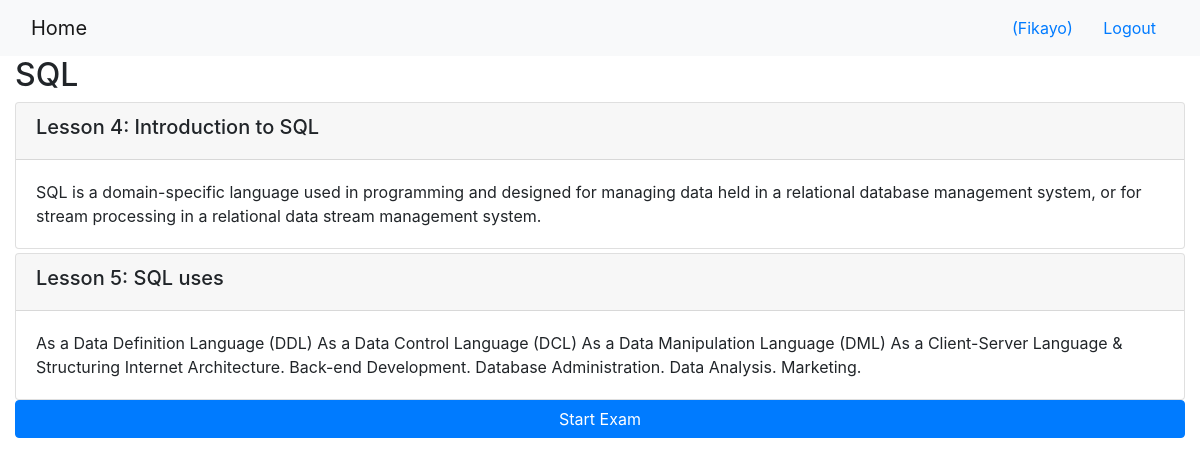
/2/ (signed in), run on the app's committed database.
### onlinecourse/models.py (models this page shows, shortened)
class Course(models.Model):
    name = models.CharField(null=False, max_length=30, default='online course')
    image = models.ImageField(upload_to='course_images/')
    description = models.CharField(max_length=1000)
    pub_date = models.DateField(null=True)
    instructors = models.ManyToManyField(Instructor)
    users = models.ManyToManyField(settings.AUTH_USER_MODEL, through='Enrollment')
    total_enrollment = models.IntegerField(default=0)
    is_enrolled = False

class Lesson(models.Model):
    title = models.CharField(max_length=200, default="title")
    order = models.IntegerField(default=0)
    course = models.ForeignKey(Course, on_delete=models.CASCADE)
    content = models.TextField()

### onlinecourse/views.py (the view)
# urls.py: path('<int:pk>/', views.CourseDetailView.as_view(), name='course_details'),
class CourseDetailView(generic.DetailView):
    model = Course
    template_name = 'onlinecourse/course_detail_bootstrap.html'

### onlinecourse/templates/onlinecourse/course_detail_bootstrap.html (shortened to what this page needs)
<!DOCTYPE html>
<html lang="en">
<head>
     {% load static %}
    <link rel="stylesheet" href="https://maxcdn.bootstrapcdn.com/bootstrap/4.5.2/css/bootstrap.min.css">
</head>
<body>
    <nav class="navbar navbar-light bg-light">
        <div class="container-fluid">
            <div class="navbar-header">
                  <a class="navbar-brand" href="{% url 'onlinecourse:index' %}">Home</a>
            </div>
            <ul class="nav navbar-nav navbar-right">
                {% if user.is_authenticated %}
                <li>
                    <a class="btn btn-link" href="#">{{ user.first_name }}({{ user.username }})</a>
                    <a class="btn btn-link" href="{% url 'onlinecourse:logout' %}">Logout</a>
                </li>
               {% endif %}
           </ul>
       </div>
   </nav>
   <div class="container-fluid">
           <h2>{{ course.name }}</h2>
           <div class="card-columns-vertical">
               {% for lesson in course.lesson_set.all %}
                   <div class="card mt-1">
                       <div class="card-header"><h5>Lesson {{lesson.order|add:1}}: {{lesson.title}}</h5></div>
                       <div class="card-body">{{lesson.content}}</div>
                   </div>
                   {% endfor %}
            </div>
            {% if user.is_authenticated %}
            <button data-toggle="collapse" data-target="#exam" class="btn btn-primary btn-block">Start Exam</button>
      {% endif %}
            </div>
</body>
</html>

### data on the page
Course: name "SQL"
Lesson: order|add "4", title "Introduction to SQL", content "SQL is a domain-specific language used in programming and designed for managing data held in a relational database management system, or for stream processing in a relational data stream management system."
Lesson: order|add "5", title "SQL uses", content "As a Data Definition Language (DDL) As a Data Control Language (DCL) As a Data Manipulation Language (DML) As a Client-Server Language & Structuring Internet Architecture. Back-end Development. Database Administration. Data Analysis. Marketing."

### other printed values
{{ user.username }} "Fikayo"
